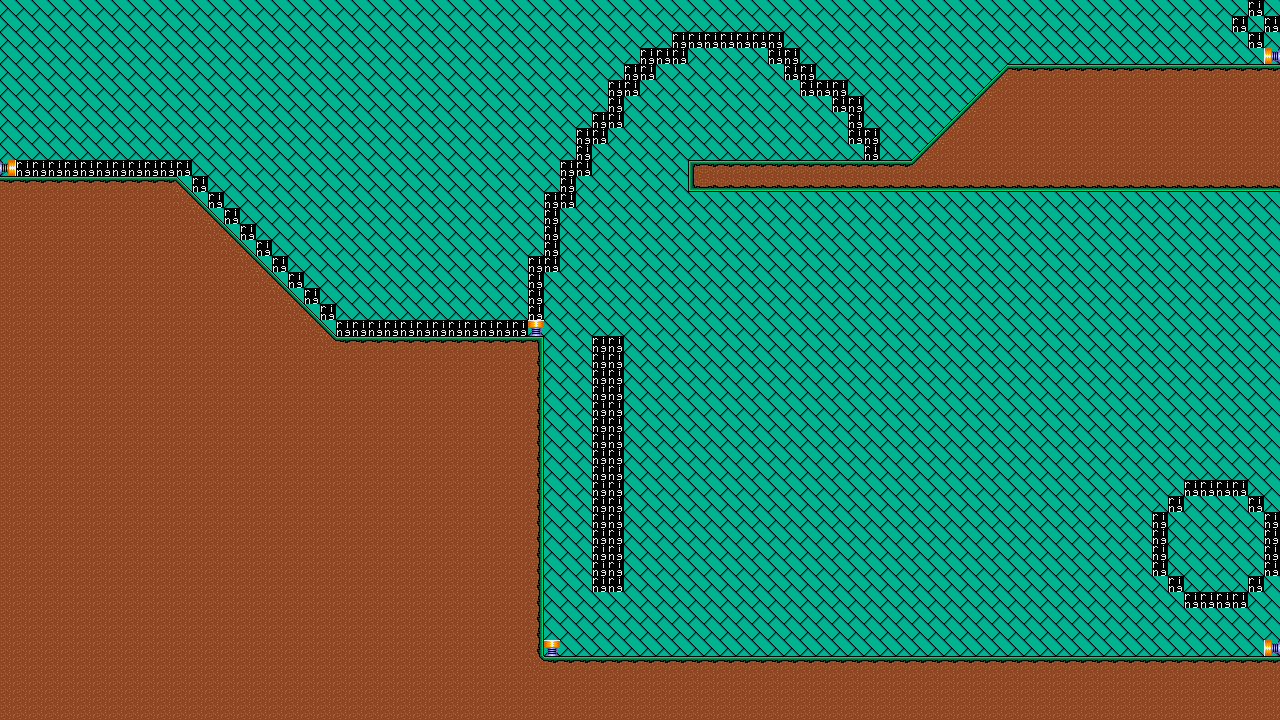

The image is a tile-based game level rendered from a .tmx file. Its description and source (layers, tilesets, objects; grid data summarised) follow:
An orthogonal 80x45 tile map with 16x16 px tiles, 2 tile layers (Background, Foreground), 1 hidden layer not drawn, 2 tilesets.

<map version="1.10" tiledversion="1.10.2" orientation="orthogonal" renderorder="right-down" width="80" height="45" tilewidth="16" tileheight="16" infinite="0" nextlayerid="6" nextobjectid="40">
 <editorsettings>
  <export target="test.lua" format="lua" />
 </editorsettings>
 <tileset firstgid="1" source="tilesets/Test Tileset.tsx" />
 <tileset firstgid="15" source="tilesets/Test Collision.tsx" />
 <layer id="2" name="Background" width="80" height="45">
  <data>[3600 cells, 3600 non-empty, 1 distinct tile ids]</data>
 </layer>
 <layer id="1" name="Foreground" width="80" height="45">
  <data>[3600 cells, 1510 non-empty, 9 distinct tile ids]</data>
 </layer>
 <layer id="5" name="Collision" width="80" height="45" visible="0" opacity="0.5">
  <data>[3600 cells, 1514 non-empty, 9 distinct tile ids]</data>
 </layer>
</map>